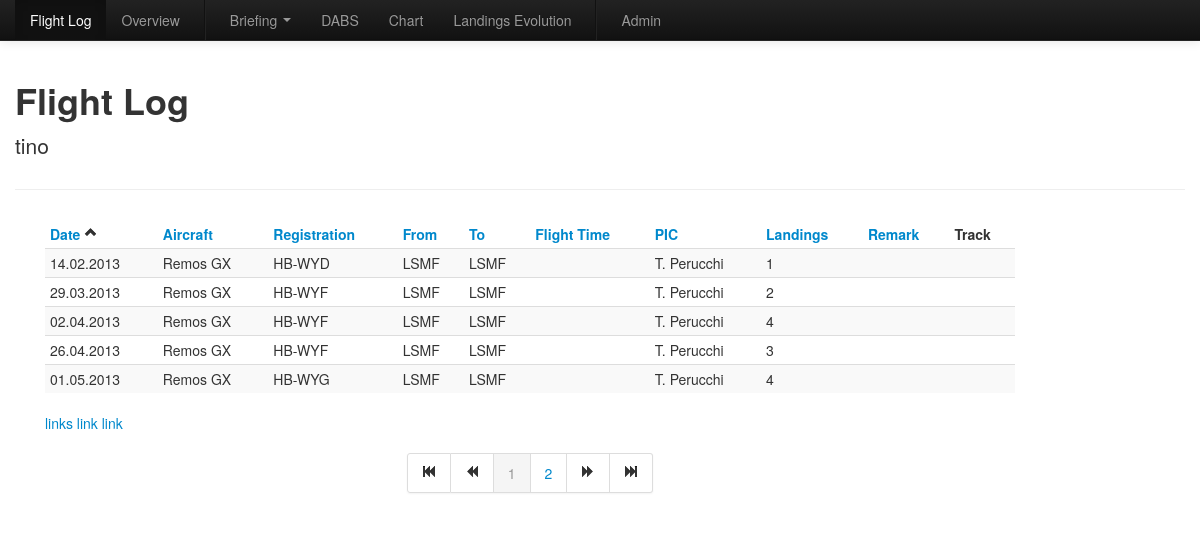
/flightlog.html?sort=fromAirport (signed in), run on an earlier commit of the app's database.
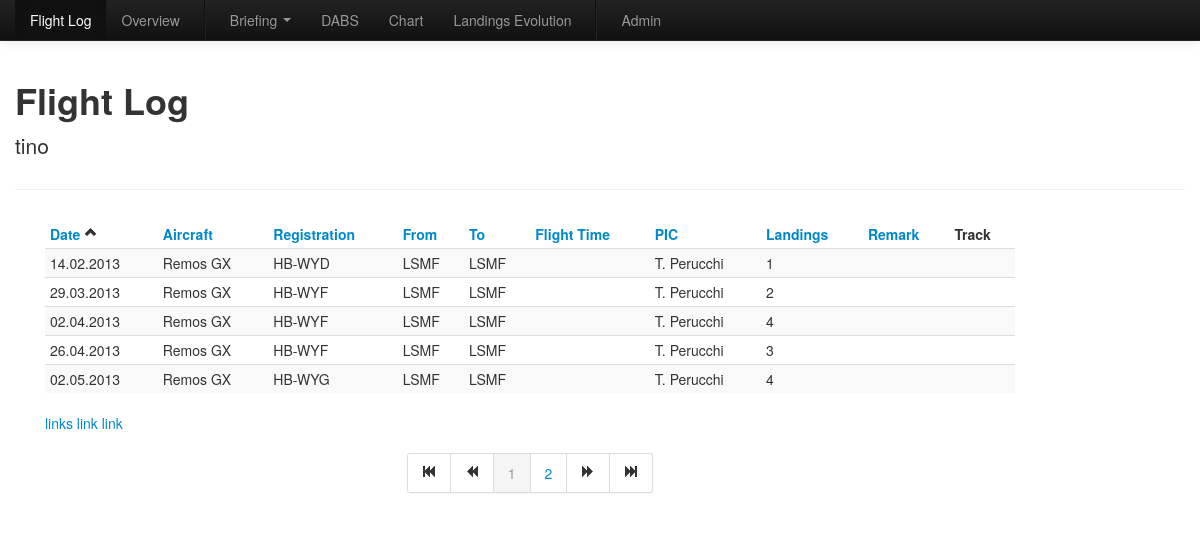
And on a later commit of the database.
### flightlog/models.py (models this page shows, shortened)
class Flight(models.Model):
    OPERATION = (('se','Single Engine'),
                 ('me','Multiple Engine'))
    FUNCTION = (('pic','PIC'),
                ('copi','Copi'),
                ('dual','Dual'),
                ('instructor','Instructor'))
    owner = models.ForeignKey(User,related_name='flights')
    aircraft = models.ForeignKey(Aircraft, related_name='flights')
    date = models.DateField(default=datetime.now)
    fromAirport = models.CharField(max_length=4, verbose_name='from', default='LSMF')
    toAirport = models.CharField(max_length=4, verbose_name='to', default='LSMF')
    departure_time = models.TimeField()
    arrival_time = models.TimeField()
    operation = models.CharField(max_length=20, choices=OPERATION, default='se')
    pic = models.ForeignKey(Pilot, related_name='flights')
    landings = models.PositiveIntegerField(default=1)
    night = models.BooleanField(default=False)
    ifr = models.BooleanField(default=False)
    function = models.CharField(max_length=20, choices=FUNCTION, default='pic')
    remark = models.TextField(blank=True)
    gpsdata = models.FileField(upload_to='documents/%Y/%m/%d/%H/%M/%S/', blank=True)
    def flightTime(self):
        start = self.departure_time
        end = self.arrival_time
        startdelta=timedelta(hours=start.hour,minutes=start.minute,seconds=start.second)
        enddelta=timedelta(hours=end.hour,minutes=end.minute,seconds=end.second)
        d =(enddelta-startdelta)
        return int(d.total_seconds())
    def flightTimeFormatted(self):
        return utilities.flightTimeFormatted(self.flightTime())

class Aircraft(models.Model):
    MODELS = (('remosGx', 'Remos GX'),
              ('ch60', 'CH 60'))
    REGISTRATIONS = (('hbwyd','HB-WYD'),
                     ('hbwyf','HB-WYF'),
                     ('hbwyg','HB-WYG'),
                     ('hbykm','HB-YKM'))
    owner = models.ForeignKey(User, related_name='aircrafts')
    model = models.CharField(max_length=10, choices=MODELS)
    registration = models.CharField(max_length=6, choices=REGISTRATIONS)

class Pilot(models.Model):
    owner = models.ForeignKey(User, related_name='pilots')
    name = models.CharField(max_length=15)
    lastName = models.CharField(max_length=15)
    def __unicode__(self):
        return self.name[0] + ". " +self.lastName

### flightlog/views.py (the view)
# urls.py: url(r'^overview/(?P<year>\d+)/', 'flightlog.views.overview'),
@login_required
def flightlog(request):
    user_profile = request.user.account
    expireData = user_profile.expireData
    print expireData
    sort = request.GET.get('sort')
    page = request.GET.get('page')
    if sort is None:
        sort = 'date'
    sortBySuffix = '&sort=%s' % sort
    flights = M.Flight.objects.filter(owner=request.user)
    if page is None:
        toggleSort(sort)
    if sort == 'flight_time':
        if headers['flight_time'] == "des":
            flights = sorted(flights, key=lambda a: a.flightTime(), reverse=True)
        else:
            flights = sorted(flights, key=lambda a: a.flightTime())
    else:
        flights = flights.order_by(sort)
        if headers[sort] == "des":
            flights = flights.reverse()
    paginator = Paginator(flights, 5)
    page = request.GET.get('page')
    try:
        gamesPage = paginator.page(page)
    except PageNotAnInteger:
        gamesPage = paginator.page(1)
    except EmptyPage:
        gamesPage = paginator.page(1) #paginator.num_pages)
    finally:
        HALF_RANGE = 5
        RANGE_SIZE = 2*HALF_RANGE + 1
        minPage = max(1, min(gamesPage.number - HALF_RANGE, paginator.num_pages - RANGE_SIZE + 1))
        maxPage = min(max(gamesPage.number + HALF_RANGE, RANGE_SIZE), paginator.num_pages)
        displayedPages = range(minPage, maxPage+1)
    return django.shortcuts.render(request,
                                   'flightlog/flightlog.html',
                                   {'games_list' : gamesPage,
                                   'sorted_by_suffix' : sortBySuffix,
                                   'displayed_pages' : displayedPages,
                                   'flights': flights})

### flightlog/views.py (called while the page is built)
def toggleSort(sort):
    if headers[sort] == "des":
        headers[sort] = "asc"
    else:
        headers[sort] = "des"

### templates/flightlog/flightlog.html (shortened to what the changed rows need)
{% extends "flightlog/base.html" %}
{% block content_header %}
<div class="page-header">
	<h1>Flight Log</h1>
</div>
{% endblock %}
{% block content %}
<div class="span10 offset0">
   {% if games_list %}
   <table id="myTable" class="table table-striped table-condensed table-hover">
      <thead>
         <tr>
            <th><a href="flightlog.html?sort=date">Date <i class="icon-chevron-up"></a></th>
            <th><a href="flightlog.html?sort=aircraft__model">Aircraft </a></th>
            <th><a href="flightlog.html?sort=aircraft__registration">Registration </a></th>
            <th><a href="flightlog.html?sort=fromAirport">From</a></th>
            <th><a href="flightlog.html?sort=toAirport">To</a></th>
            <th><a href="flightlog.html?sort=flight_time">Flight Time </a></th>
            <th><a href="flightlog.html?sort=pic">PIC </a></th>
            <th><a href="flightlog.html?sort=landings">Landings </a></th>
            <th><a href="flightlog.html?sort=remark">Remark </a></th>
            <th>Track</th>
         </tr>
      </thead>
      <tbody>
         {% for flight in games_list %}
         <tr>
            <td>{{ flight.date|date:"d.m.Y" }}</i></td>
            <td>{{ flight.aircraft.get_model_display }}</td>
            <td>{{ flight.aircraft.get_registration_display }}</td>
            <td>{{ flight.fromAirport }}</td>
            <td>{{ flight.toAirport }}</td>
            <td>{{ flight.flightTimeFormatted}}</td>
            <td>{{ flight.pic}}</td>
            <td>{{ flight.landings }}</td>
            <td>{% if flight.remark %}<a href="http://maps.google.com/maps/ms?{{ flight.remark }}" target="_blank"><i class="icon-globe"></i></a>{% endif %}</td>
            <td>{% if flight.gpsdata %}<a href="http://maps.google.com?q=127.0.0.1:8000/{{ flight.gpsdata.url }}"><i class="icon-globe"></i></a>{% endif %}</td>
         </tr>
         {% endfor %}
      </tbody>
   </table>
   {% else %}
   {% if date_title %}
   <p>This player did not participate during {{ date_title|lower }}.</p>
   {% else %}
   <p>No games are available for this player.</p>
   {% endif %}
   {% endif %}
</div>
</div>
{% endblock %}

What changed in the data, as far as the page shows it:
changed Flight "HB-WYG": date "01.05.2013" → "02.05.2013"
